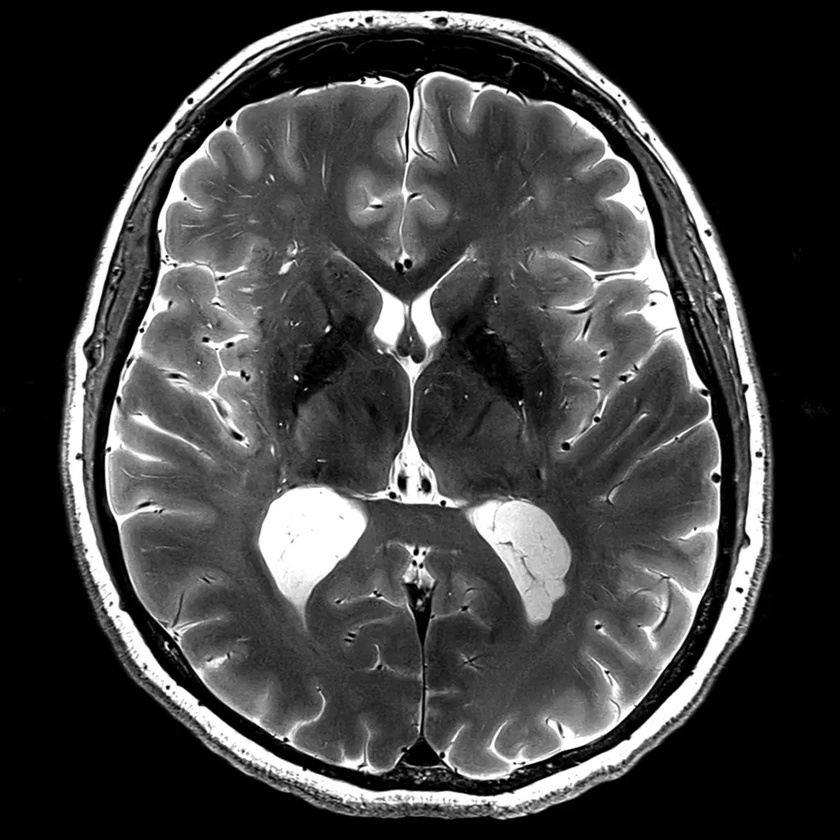
#> input picture examples/k-space/7T-MRI-Deep-Resolve-Brain.jpg, 840 x 840 px, shrunk from 1024 x 1024 before the run
$ python untitled0.py
#> lines starting #> are read from the running program, lines starting #| are printed output that depends on the picture
#!/usr/bin/env python3
# -*- coding: utf-8 -*-
"""
Created on Thu Jun 19 08:23:53 2025
K-Space Tester

Converting image to k-space to explore undersampling
and image recon techniques
@author: ritikakhot
"""
import matplotlib.image as mpimg
import matplotlib.pyplot as plt
import numpy as np
from numpy.fft import fftshift, ifftshift, fftn, ifftn


# Read image file
image = mpimg.imread('7T-MRI-Deep-Resolve-Brain.jpg')
#> image is the input picture: shape (840, 840, 3); min 0, max 255, mean 63.8

plt.figure('Initial Image')
plt.imshow(image)
plt.title('Initial Image')
plt.show()


"""
Helpers for transforming data from k-space to image space and vice-versa.
from ismrmrd-pthon-tools
"""


def transform_kspace_to_image(k, dim=None, img_shape=None):
    """ Computes the Fourier transform from k-space to image space
    along a given or all dimensions

    :param k: k-space data
    :param dim: vector of dimensions to transform
    :param img_shape: desired shape of output image
    :returns: data in image space (along transformed dimensions)
    """
    if not dim:
        dim = range(k.ndim)

    img = fftshift(ifftn(ifftshift(k, axes=dim), s=img_shape, axes=dim), axes=dim)
    img *= np.sqrt(np.prod(np.take(img.shape, dim)))
    return img


def transform_image_to_kspace(img, dim=None, k_shape=None):
    """ Computes the Fourier transform from image space to k-space space
    along a given or all dimensions

    :param img: image space data
    :param dim: vector of dimensions to transform
    :param k_shape: desired shape of output k-space data
    :returns: data in k-space (along transformed dimensions)
    """
    if not dim:
        dim = range(img.ndim)

    k = fftshift(fftn(ifftshift(img, axes=dim), s=k_shape, axes=dim), axes=dim)
    k /= np.sqrt(np.prod(np.take(img.shape, dim)))
    return k


#Convert img to k-space

k_space = transform_image_to_kspace(image)
kx = k_space[0].real
#> kx = 840 rows, first 8: [0, 2.94, 0], [0, 0.163, 0], [0, 0.704, 0], [0, 3.52, 0], [0, 0.91, 0], [0, -0.0222, 0], [0, 0.543, 0], [0, 1.29, 0]
ky = k_space[1].real
#> ky = 840 rows, first 8: [0, 1.23, 0], [0, -0.0667, 0], [0, 0.868, 0], [0, 0.744, 0], [0, -1.53, 0], [0, 0.193, 0], [0, -0.801, 0], [0, -2.13, 0]
plt.figure('Initial K-Space')
plt.plot(kx, ky)
plt.show()
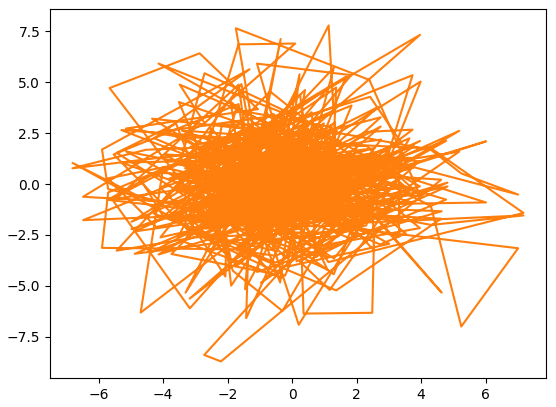
#> figure drawn by matplotlib, 1 panel
